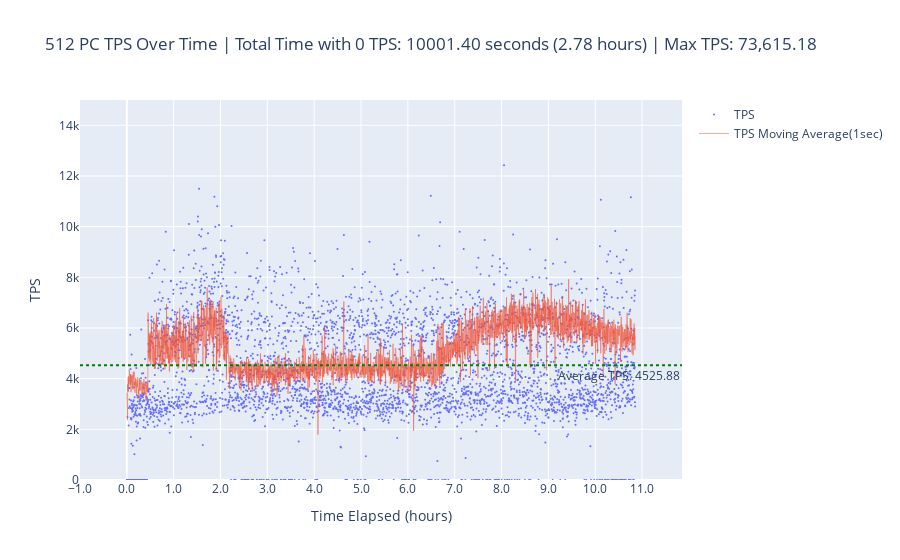

Source (notebook cell):
### Code cell
# Determine the range for the x-axis
x_min = filtered_time_series['elapsed_time_hours'].min() - 1  # One hour before the first data point
x_max = filtered_time_series['elapsed_time_hours'].max() + 1  # One hour after the last data point

fig = go.Figure()

fig.add_trace(go.Scatter(x=filtered_time_series['elapsed_time_hours'], y=filtered_time_series['sum_tps'], mode='markers', name='TPS', marker=dict(size=2)))
fig.add_trace(go.Scatter(x=filtered_time_series['elapsed_time_hours'], y=filtered_time_series['moving_average'], mode='lines', name='TPS Moving Average(1sec)', line=dict(width=0.5)))

# Add horizontal lines for max and average TPS
fig.add_hline(y=average_tps, line_dash="dot", line_color="green", annotation_text=f"Average TPS: {average_tps:.2f}", annotation_position="bottom right")
fig.add_hline(y=max_tps, line_dash="dash", line_color="red", annotation_text=f"Max TPS: {max_tps:.2f}", annotation_position="top right")

fig.update_layout(
    title=f"512 PC TPS Over Time | Total Time with 0 TPS: {total_time_zero_tps:.2f} seconds ({total_time_zero_tps_hours:.2f} hours) | Max TPS: {max_tps:,.2f}",
    xaxis_title="Time Elapsed (hours)",
    yaxis_title="TPS",
    xaxis=dict(
        tickmode='linear',
        dtick=1,
        tickformat=".1f",
        range=[x_min, x_max]
    ),
    yaxis=dict(range=[0, 15000])
)


fig.show()

### Figure 1 — Plotly figure (JSON) as saved in the notebook; plotly's stock layout.template omitted (floating-point values rounded to 4 significant figures; data arrays with more than 128 entries replaced by an {"elided": "..."} marker saying what was removed)
{"data": [{"marker": {"size": 2}, "mode": "markers", "name": "TPS", "type": "scatter", "x": {"elided": "3908 float values"}, "y": {"elided": "3908 float values"}}, {"line": {"width": 0.5}, "mode": "lines", "name": "TPS Moving Average(1sec)", "type": "scatter", "x": {"elided": "3908 float values"}, "y": {"elided": "3908 float values"}}], "layout": {"annotations": [{"showarrow": false, "text": "Average TPS: 4525.88", "x": 1, "xanchor": "right", "xref": "x domain", "y": 4526.0, "yanchor": "top", "yref": "y"}, {"showarrow": false, "text": "Max TPS: 73615.18", "x": 1, "xanchor": "right", "xref": "x domain", "y": 73620.0, "yanchor": "bottom", "yref": "y"}], "shapes": [{"line": {"color": "green", "dash": "dot"}, "type": "line", "x0": 0, "x1": 1, "xref": "x domain", "y0": 4526.0, "y1": 4526.0, "yref": "y"}, {"line": {"color": "red", "dash": "dash"}, "type": "line", "x0": 0, "x1": 1, "xref": "x domain", "y0": 73620.0, "y1": 73620.0, "yref": "y"}], "title": {"text": "512 PC TPS Over Time | Total Time with 0 TPS: 10001.40 seconds (2.78 hours) | Max TPS: 73,615.18"}, "xaxis": {"dtick": 1, "range": [-1, 11.85], "tickformat": ".1f", "tickmode": "linear", "title": {"text": "Time Elapsed (hours)"}}, "yaxis": {"range": [0, 15000], "title": {"text": "TPS"}}}}
